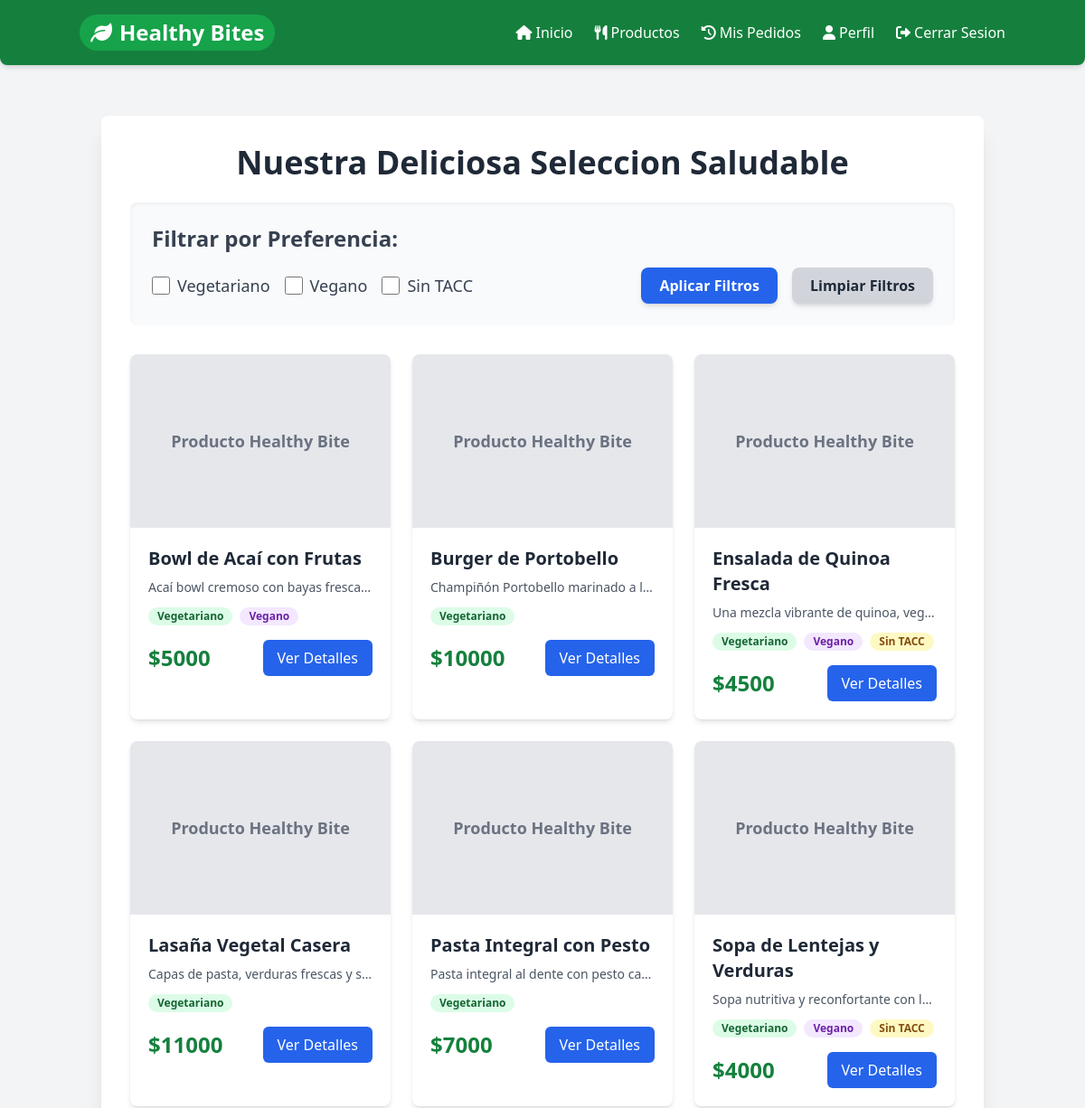
Page /products (signed in, upper part) on the earlier database version.
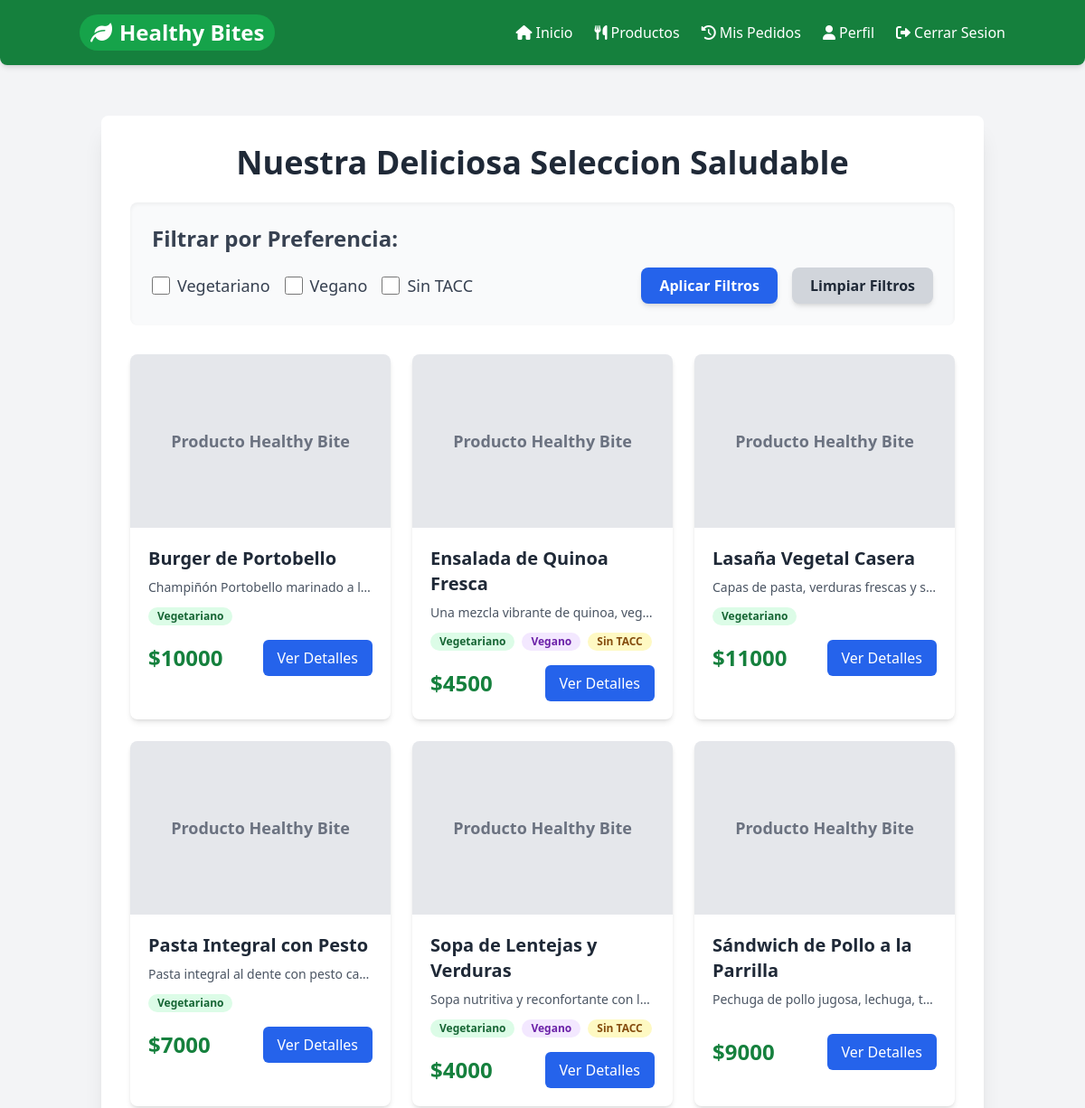
Same page on the later database version.
### tables this page shows
CREATE TABLE products (
            id INTEGER PRIMARY KEY AUTOINCREMENT,
            nombre TEXT NOT NULL UNIQUE,
            descripcion TEXT,
            precio REAL NOT NULL,
            informacion_nutricional TEXT,
            es_vegetariano INTEGER DEFAULT 0 NOT NULL,
            es_vegano INTEGER DEFAULT 0 NOT NULL,
            es_sin_tacc INTEGER DEFAULT 0 NOT NULL
        );

### app.py (the view)
    @app.route('/products')
    @login_required
    def products():
        filter_vegetariano = request.args.get('vegetariano', '0') == '1'
        filter_vegano = request.args.get('vegano', '0') == '1'
        filter_gluten_free = request.args.get('sin_tacc', '0') == '1'
        query = 'SELECT id, nombre, descripcion, precio, informacion_nutricional, es_vegetariano, es_vegano, es_sin_tacc FROM products WHERE 1=1'
        params = []
        if filter_vegetariano:
            query += ' AND es_vegetariano = 1'
        if filter_vegano:
            query += ' AND es_vegano = 1'
        if filter_gluten_free:
            query += ' AND es_sin_tacc = 1'
        query += ' ORDER BY nombre ASC'
        products_raw = db_helper.query_db(db_path, query, params)
        products_for_template = [dict(p) for p in products_raw] if products_raw else []
        current_filters = {
            'vegetariano': filter_vegetariano,
            'vegano': filter_vegano,
            'sin_tacc': filter_gluten_free
        }
        success_message = request.args.get('success')
        error_message = request.args.get('error')
        return render_template(
            'products.html',
            products=products_for_template,
            filters=current_filters,
            success=success_message,
            error=error_message
        )

### database.py (called while the page is built)
def get_db_connection(db_path):
    conn = sqlite3.connect(db_path, detect_types=sqlite3.PARSE_DECLTYPES)
    conn.row_factory = sqlite3.Row
    return conn

def query_db(db_path, query, args=(), one=False):
    conn = get_db_connection(db_path)
    cur = conn.execute(query, args)
    rv = cur.fetchall()
    conn.close()
    return (rv[0] if rv else None) if one else rv

### templates/products.html (shortened to what the changed rows need)
{% extends 'layout.html' %}
{% block content %}
    <div class="bg-white p-8 rounded-lg shadow-xl mb-10">
        <h2 class="text-4xl font-extrabold text-gray-800 mb-6 text-center">
            Nuestra Deliciosa Seleccion Saludable
        </h2>
        {% if products %}
            <div class="grid grid-cols-1 sm:grid-cols-2 lg:grid-cols-3 gap-6">
                {% for product in products %}
                    <div class="product-card bg-white rounded-lg shadow-md hover:shadow-lg transition-shadow duration-300 overflow-hidden cursor-pointer"
                         data-id="{{ product.id }}"
                         data-name="{{ product.nombre | e }}"
                         data-description="{{ product.descripcion | e }}"
                         data-price="{{ product.precio }}"
                         data-nutritional-info="{{ product.informacion_nutricional | default('') | e }}"
                         data-vegetarian="{{ product.es_vegetariano }}"
                         data-vegan="{{ product.es_vegano }}"
                         data-sin-tacc="{{ product.es_sin_tacc }}">
                        <div class="w-full h-48 bg-gray-200 flex items-center justify-center text-gray-500 text-center text-lg font-semibold">
                            Producto Healthy Bite
                        </div>
                        <div class="p-5">
                            <h3 class="text-xl font-bold text-gray-800 mb-2">{{ product.nombre }}</h3>
                            <p class="text-gray-600 text-sm mb-3 truncate">{{ product.descripcion }}</p>
                            <div class="flex flex-wrap gap-2 mb-4">
                                {% if product.es_vegetariano %}
                                    <span class="bg-green-100 text-green-800 text-xs font-semibold px-2.5 py-0.5 rounded-full">Vegetariano</span>
                                {% endif %}
                                {% if product.es_vegano %}
                                    <span class="bg-purple-100 text-purple-800 text-xs font-semibold px-2.5 py-0.5 rounded-full">Vegano</span>
                                {% endif %}
                                {% if product.es_sin_tacc %}
                                    <span class="bg-yellow-100 text-yellow-800 text-xs font-semibold px-2.5 py-0.5 rounded-full">Sin TACC</span>
                                {% endif %}
                            </div>
                            <div class="flex justify-between items-center">
                                <span class="text-2xl font-bold text-green-700">${{ product.precio | int }}</span>
                                <button class="open-modal-btn px-4 py-2 bg-blue-600 text-white rounded-md hover:bg-blue-700 transition duration-300"
                                        onclick="event.stopPropagation();">
                                    Ver Detalles
                                </button>
                            </div>
                        </div>
                    </div>
                {% endfor %}
            </div>
        {% else %}
            <div class="text-center p-10 bg-gray-50 rounded-lg border border-dashed border-gray-300">
                <p class="text-2xl font-semibold text-gray-700 mb-4">
                    No se encontraron productos que coincidan con los filtros seleccionados.
                </p>
            </div>
        {% endif %}
    </div>
{% endblock %}

Differences in the rows shown:
removed products: nombre "Bowl de Acaí con Frutas", descripcion "Acaí bowl cremoso con bayas fresca…", es_vegetariano "Vegetariano", es_vegano "Vegano", precio "5000"
now on this page (row unchanged): products: nombre "Sándwich de Pollo a la Parrilla", descripcion "Pechuga de pollo jugosa, lechuga, t…", precio "9000"
